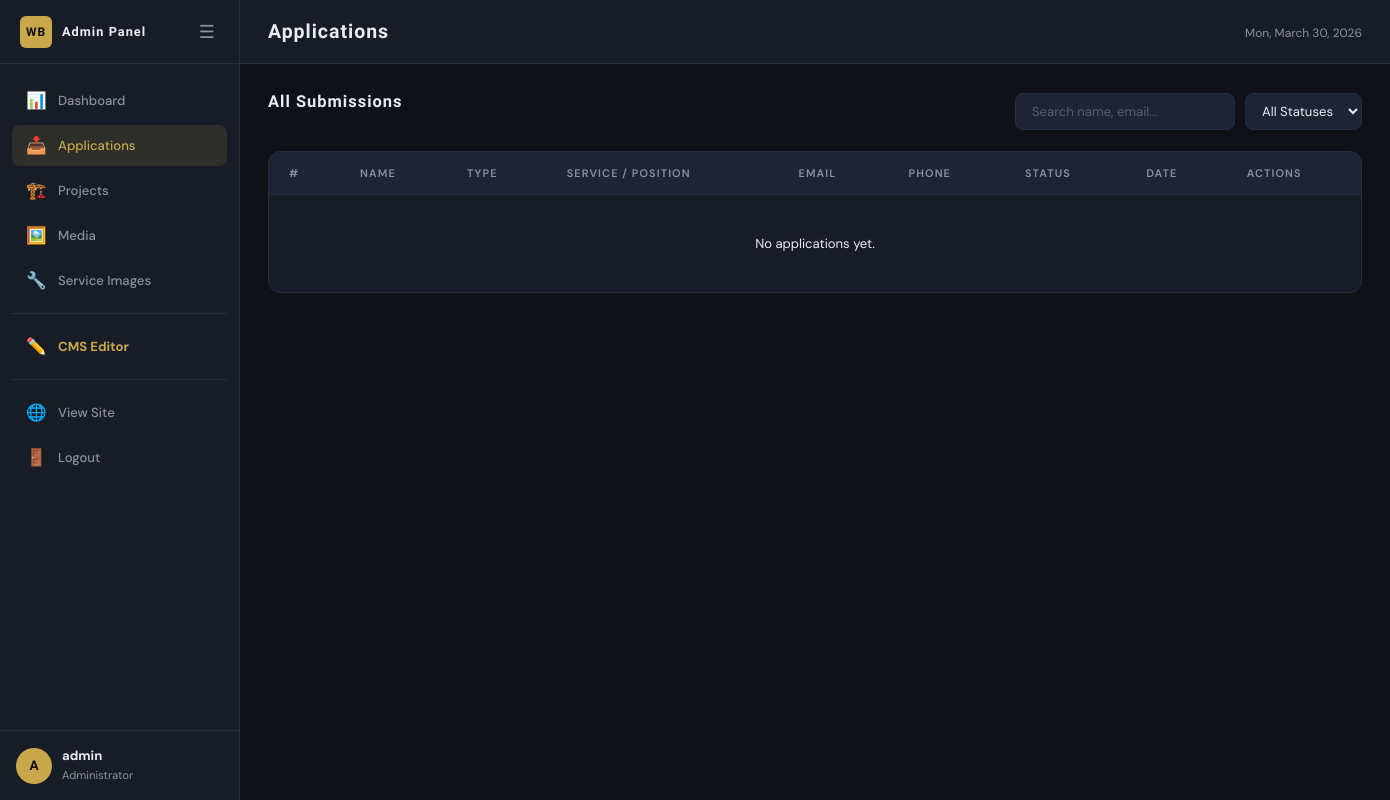
Before: /admin/applications (signed in) with the older database file.
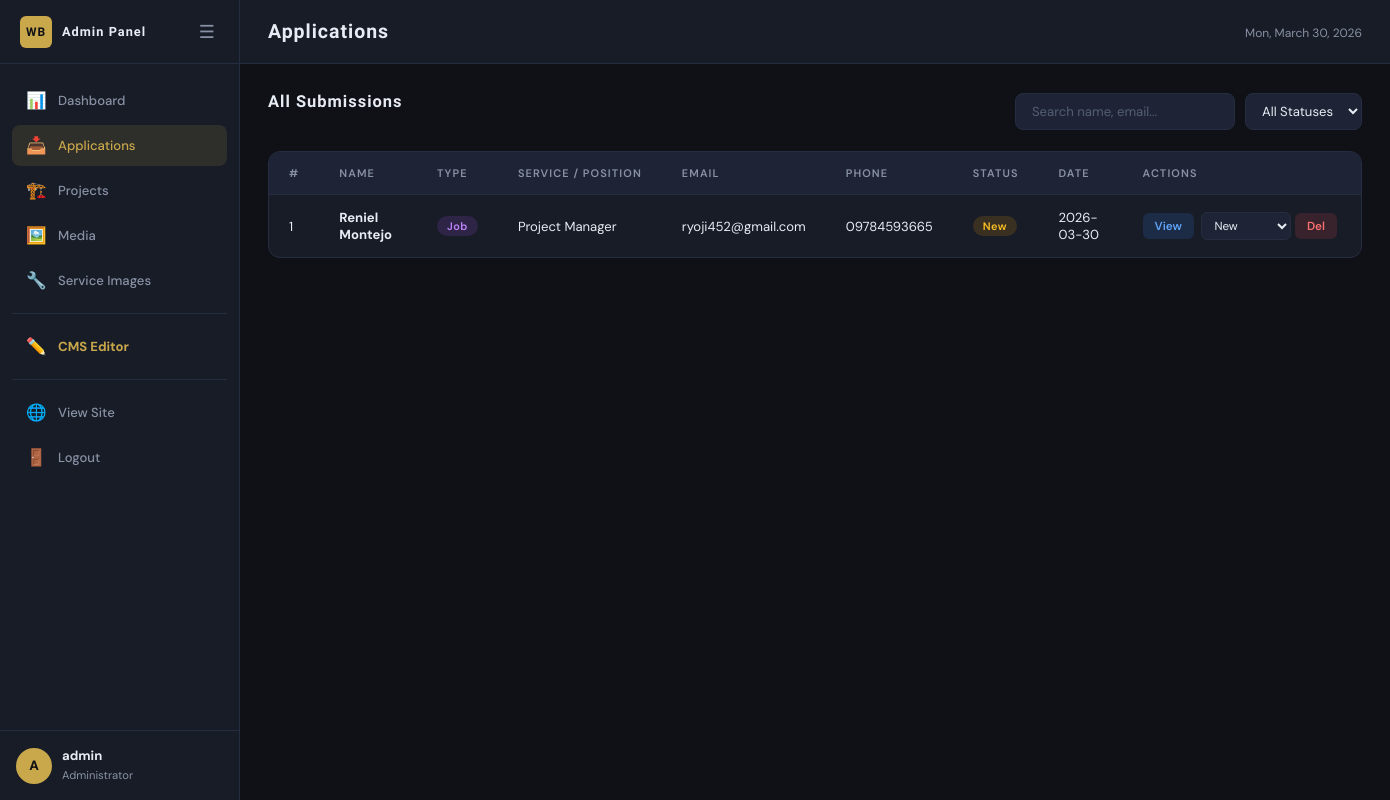
After: the same page with the newer database file.
### tables this page shows
CREATE TABLE applications (
        id INTEGER PRIMARY KEY AUTOINCREMENT,
        full_name TEXT NOT NULL, email TEXT NOT NULL, phone TEXT NOT NULL,
        type TEXT NOT NULL, position_service TEXT NOT NULL,
        message TEXT, file_path TEXT, status TEXT DEFAULT 'new',
        created_at TIMESTAMP DEFAULT CURRENT_TIMESTAMP);

### app.py (the view)
@app.route('/admin/applications')
@login_required
def admin_applications():
    conn = get_db()
    apps = conn.execute("SELECT * FROM applications ORDER BY created_at DESC").fetchall()
    conn.close()
    return render_template('admin/applications.html', applications=apps)

### app.py (called while the page is built)
def get_db():
    conn = sqlite3.connect(DATABASE)
    conn.row_factory = sqlite3.Row
    return conn

def login_required(f):
    @wraps(f)
    def decorated(*args, **kwargs):
        if 'admin_logged_in' not in session:
            return redirect(url_for('admin_login'))
        return f(*args, **kwargs)
    return decorated

@app.context_processor
def inject_cms():
    flat = {}
    try:
        conn = get_db()
        rows = conn.execute("SELECT content_key, content_value FROM cms_content").fetchall()
        conn.close()
        flat = {row['content_key']: (row['content_value'] or '') for row in rows}
    except Exception:
        pass
    return {'cms': flat, 'c': flat}   # `c` is shorthand alias

### templates/admin/applications.html (shortened to what this page needs)
{% extends "admin/base_admin.html" %}
{% block page_title %}Applications{% endblock %}
{% block admin_content %}
<div class="admin-section">
  <div class="section-header-row">
    <h2 class="admin-section-title">All Submissions</h2>
    <div class="table-filters">
      <input type="text" id="searchInput" placeholder="Search name, email..." class="admin-search">
      <select id="statusFilter" class="admin-select">
        <option value="">All Statuses</option>
      </select>
    </div>
  </div>
  <div class="table-wrap">
    <table class="admin-table" id="appsTable">
      <thead>
        <tr>
          <th>#</th>
          <th>Name</th>
          <th>Type</th>
          <th>Service / Position</th>
          <th>Email</th>
          <th>Phone</th>
          <th>Status</th>
          <th>Date</th>
          <th>Actions</th>
        </tr>
      </thead>
      <tbody>
        {% for app in applications %}
        <tr data-status="{{ app.status }}">
          <td>{{ app.id }}</td>
          <td><strong>{{ app.full_name }}</strong></td>
          <td><span class="badge badge-{{ 'blue' if app.type == 'service' else 'purple' }}">{{ app.type|title }}</span></td>
          <td>{{ app.position_service }}</td>
          <td><a href="mailto:{{ app.email }}">{{ app.email }}</a></td>
          <td>{{ app.phone }}</td>
          <td>
            <span class="badge badge-{{ 'green' if app.status == 'reviewed' else 'orange' if app.status == 'new' else 'gray' }}">
              {{ app.status|title }}
            </span>
          </td>
          <td>{{ app.created_at[:10] }}</td>
          <td class="actions-cell">
            <button class="action-btn info" onclick="openDetail({{ app.id }}, `{{ app.full_name }}`, `{{ app.email }}`, `{{ app.phone }}`, `{{ app.type }}`, `{{ app.position_service }}`, `{{ app.message or '' }}`, `{{ app.file_path or '' }}`, `{{ app.status }}`)">View</button>
            <form method="POST" action="{{ url_for('update_app_status', app_id=app.id) }}" style="display:inline">
              <select name="status" onchange="this.form.submit()" class="inline-select">
                <option value="new" {{ 'selected' if app.status == 'new' }}>New</option>
              </select>
            </form>
            <form method="POST" action="{{ url_for('delete_application', app_id=app.id) }}" style="display:inline" onsubmit="return confirm('Delete this application?')">
              <button type="submit" class="action-btn danger">Del</button>
            </form>
          </td>
        </tr>
        {% else %}
        <tr><td colspan="9" class="empty-row">No applications yet.</td></tr>
        {% endfor %}
      </tbody>
    </table>
  </div>
</div>
{% endblock %}

### templates/admin/base_admin.html (shortened to what this page needs)
<!DOCTYPE html>
<html lang="en">
<head>
  <link rel="stylesheet" href="{{ url_for('static', filename='css/admin.css') }}">
</head>
<body class="admin-body">
<div class="admin-layout">
  <aside class="sidebar" id="sidebar">
    <div class="sidebar-header">
      <div class="sidebar-logo">
        <span class="logo-icon-sm">WB</span>
        <span>Admin Panel</span>
      </div>
      <button class="sidebar-toggle" id="sidebarToggle">☰</button>
    </div>
    <nav class="sidebar-nav">
      <a href="{{ url_for('admin_dashboard') }}"
         class="sidebar-link {% if request.endpoint == 'admin_dashboard' %}active{% endif %}">
        <span class="nav-icon">📊</span>
        <span class="nav-label">Dashboard</span>
      </a>
      <a href="{{ url_for('admin_applications') }}"
         class="sidebar-link {% if request.endpoint == 'admin_applications' %}active{% endif %}">
        <span class="nav-icon">📥</span>
        <span class="nav-label">Applications</span>
      </a>
      <a href="{{ url_for('admin_projects') }}"
         class="sidebar-link {% if request.endpoint in ['admin_projects','admin_add_project','admin_edit_project'] %}active{% endif %}">
        <span class="nav-icon">🏗️</span>
        <span class="nav-label">Projects</span>
      </a>
      <a href="{{ url_for('admin_media') }}"
         class="sidebar-link {% if request.endpoint == 'admin_media' %}active{% endif %}">
        <span class="nav-icon">🖼️</span>
        <span class="nav-label">Media</span>
      </a>
      <a href="{{ url_for('admin_service_images') }}"
         class="sidebar-link {% if request.endpoint == 'admin_service_images' %}active{% endif %}">
        <span class="nav-icon">🔧</span>
        <span class="nav-label">Service Images</span>
      </a>
      <div class="sidebar-divider"></div>
      <a href="{{ url_for('admin_cms') }}"
         class="sidebar-link {% if 'cms' in request.endpoint %}active{% endif %}"
         style="{% if 'cms' in request.endpoint %}background:rgba(201,168,76,0.12);{% endif %}">
        <span class="nav-icon">✏️</span>
        <span class="nav-label" style="color:var(--c-gold);font-weight:700;">CMS Editor</span>
      </a>
      <div class="sidebar-divider"></div>
      <a href="{{ url_for('index') }}" class="sidebar-link" target="_blank">
        <span class="nav-icon">🌐</span>
        <span class="nav-label">View Site</span>
      </a>
      <a href="{{ url_for('admin_logout') }}" class="sidebar-link logout">
        <span class="nav-icon">🚪</span>
        <span class="nav-label">Logout</span>
      </a>
    </nav>
    <div class="sidebar-footer">
      <div class="admin-user">
        <div class="admin-avatar">{{ session.admin_username[0]|upper }}</div>
        <div>
          <strong>{{ session.admin_username }}</strong>
          <small>Administrator</small>
        </div>
      </div>
    </div>
  </aside>
  <main class="admin-main">
    <div class="admin-topbar">
      <div class="topbar-left">
        <h1 class="page-title">{% block page_title %}Dashboard{% endblock %}</h1>
      </div>
      <div class="topbar-right">
        <span class="topbar-date" id="adminDate"></span>
      </div>
    </div>
    <div class="admin-content">
      {% block admin_content %}{% endblock %}
    </div>
  </main>
</div>
</body>
</html>

Changed rows visible on the page:
added applications: id "1", full_name "Reniel Montejo", type "Job", position_service "Project Manager", email "ryoji452@gmail.com", phone "09784593665", status "New", created_at "2026-03-30"
Other visible differences:
text no longer shown: "No applications yet."
